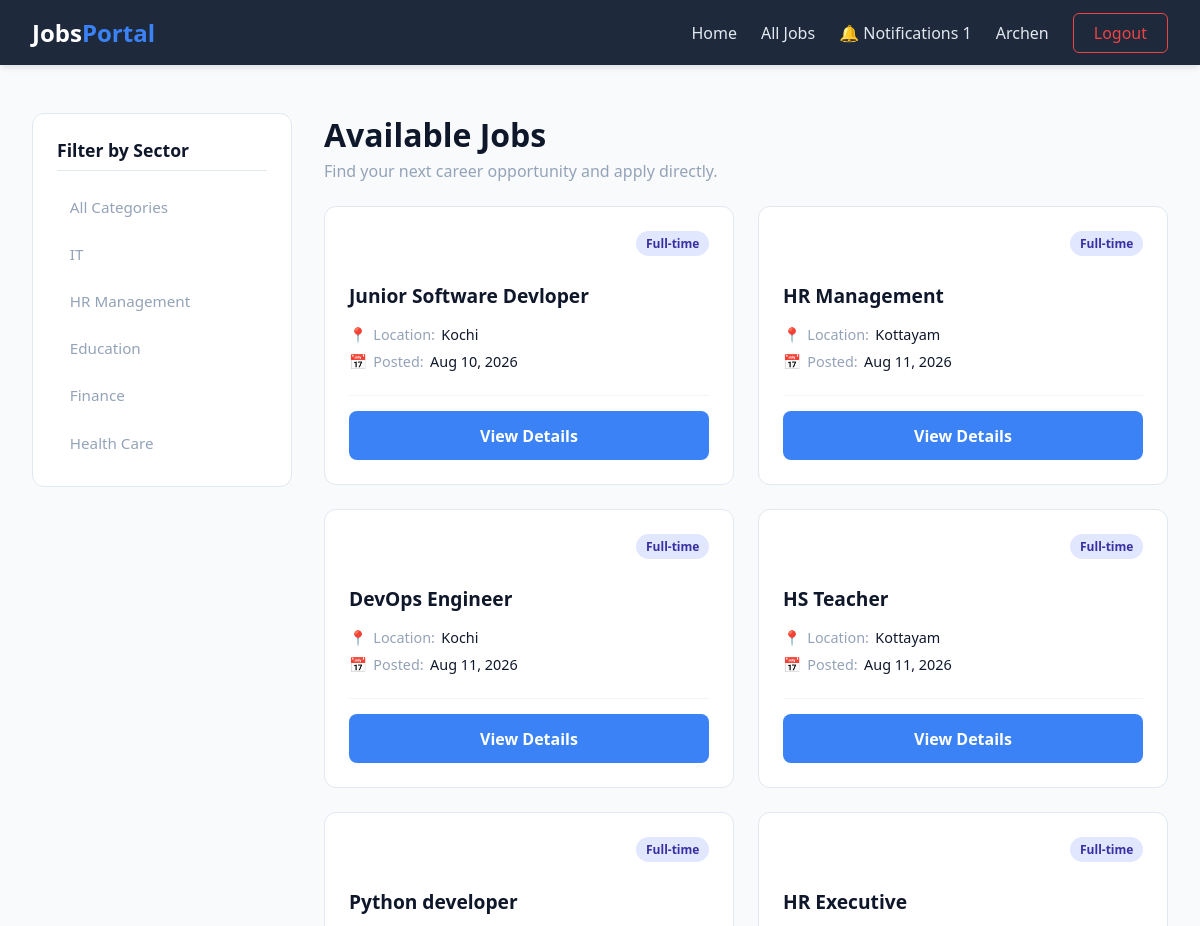
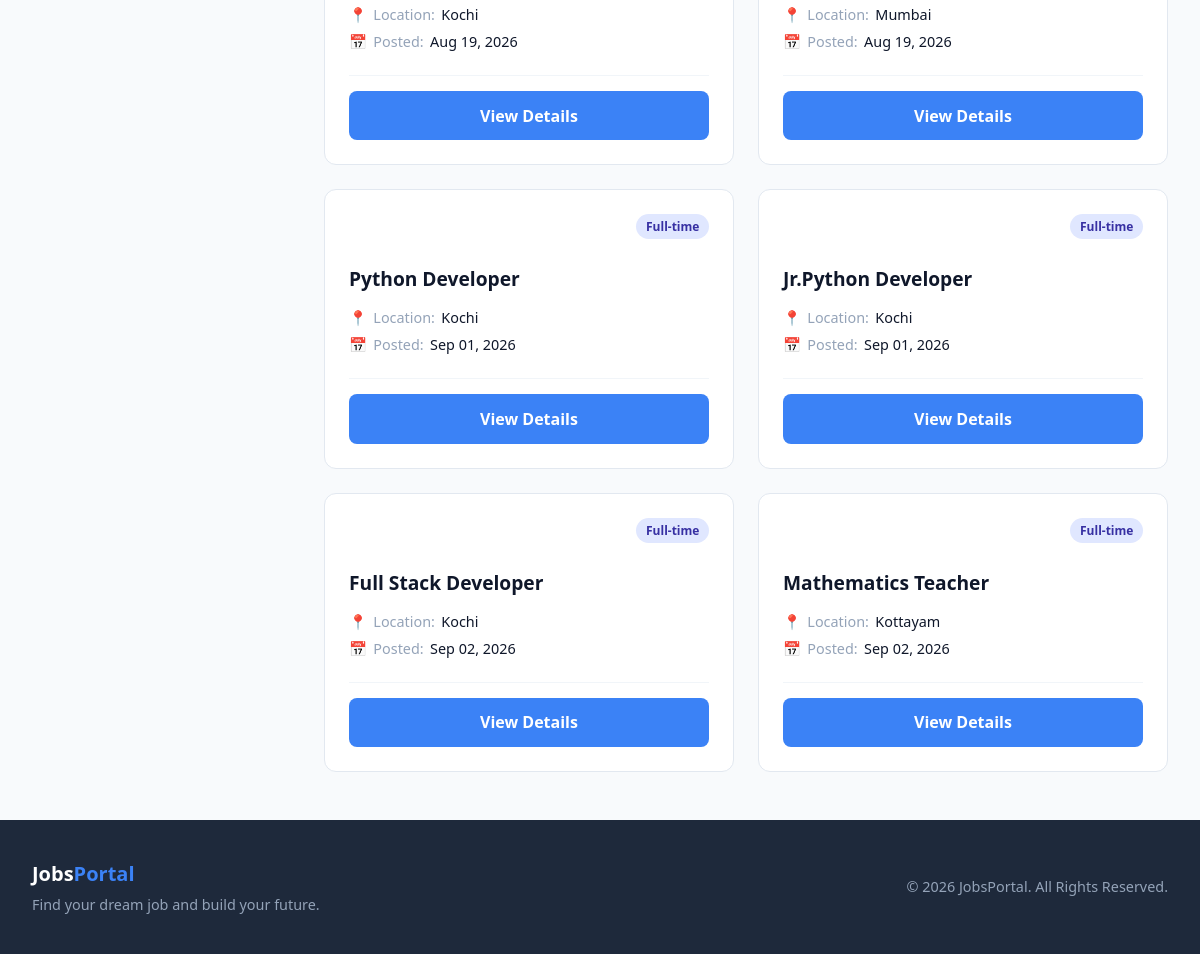
The app's page /all-jobs (signed in) with its own data (2 pictures, top to bottom).
### jobs/models.py (models this page shows, shortened)
class Sectors(models.Model):
    name=models.CharField(max_length=50)

class Jobs(models.Model):
    title=models.CharField(max_length=100)
    sector=models.ForeignKey(Sectors,on_delete=models.CASCADE)
    company=models.ForeignKey(Company,on_delete=models.CASCADE)
    location=models.CharField(max_length=50)
    description=models.TextField()
    salary=models.CharField(max_length=50)
    post_date=models.DateField(auto_now_add=True)
    slug=models.SlugField(blank=True)
    is_active=models.BooleanField(default=True)
    end_date=models.DateField()

### jobs/views.py (the view)
# urls.py: path("all-jobs",views.allJobs,name="all_jobs"),
@login_required
def allJobs(request, sector=None):
    if sector:
        job_posts = Jobs.objects.select_related("sector").filter(sector_id=sector,is_active=True)
    else:
        job_posts = Jobs.objects.select_related("sector").filter(is_active=True)
    return render(request, "all-jobs.html",{"jobs": job_posts})

### jobs/context_processors.py (called while the page is built)
def allSectors(request):
    all_sectors=Sectors.objects.all()
    return dict(sectors=all_sectors)

def notification_count(request):
    if request.user.is_authenticated and not request.user.is_superuser:
        count = Notification.objects.filter(user=request.user, is_read=False).count()
        return { "notification_count": count}
    return {"notification_count": 0}

### templates/all-jobs.html (shortened to what this page needs)
{% extends 'base.html' %}
{% load static %}
{% block extra_css %}
    <link rel="stylesheet" href="{% static 'css/styles.css' %}">
{% endblock %}
{% block content %}
<div class="jobs-page-layout">
    <aside class="sidebar-filter">
        <div class="filter-card">
            <h3>Filter by Sector</h3>
            <ul class="sector-list">
                <li>
                    <a href="{% url 'all_jobs' %}" class="sector-link">All Categories</a>
                </li>
                {% for sector in sectors %}
                <li>
                    <a href="{% url 'jobs_by_category' sector.id %}" class="sector-link">
                        {{ sector.name }}
                    </a>
                </li>
                {% endfor %}
            </ul>
        </div>
    </aside>
    <main class="jobs-main-content">
        <div class="jobs-header">
            <h1>Available Jobs</h1>
            <p>Find your next career opportunity and apply directly.</p>
        </div>
        <section class="jobs-section">
            {% if jobs %}
            <div class="jobs-grid">
                {% for job in jobs %}
                <div class="job-card">
                    <div class="job-card-header">
                        <span class="job-badge">Full-time</span>
                    </div>
                    <h3 class="job-title">{{ job.title }}</h3>
                    <div class="job-meta">
                        <div class="meta-item">
                            <span class="meta-icon">📍</span>
                            <span class="meta-label">Location:</span>
                            <span class="meta-value">{{ job.location }}</span>
                        </div>
                        <div class="meta-item">
                            <span class="meta-icon">📅</span>
                            <span class="meta-label">Posted:</span>
                            <span class="meta-value">{{ job.post_date|date:"M d, Y" }}</span>
                        </div>
                    </div>
                    <div class="job-card-footer">
                        <a href="{% url 'job_detail' job.id %}" class="btn-primary btn-block">View Details</a>
                    </div>
                </div>
                {% endfor %}
            </div>
            {% endif %}
        </section>
    </main>
</div>
{% endblock %}

### templates/base.html (shortened to what this page needs)
{% load static %}
<!DOCTYPE html>
<html lang="en">
<head>
    <link rel="stylesheet" href="{% static 'css/base.css' %}">
    {% block extra_css %}{% endblock %}
</head>
<body>
    <nav class="navbar">
        <div class="nav-container">
            <a href="{% url 'home' %}" class="logo">
                Jobs<span>Portal</span>
            </a>
            <ul class="nav-menu">
                <li>
                    <a href="{% url 'home' %}">
                        Home
                    </a>
                </li>
                {% if user.is_authenticated %}
                    <li>
                        <a href="{% url 'all_jobs' %}">
                            All Jobs
                        </a>
                    </li>
                    {% if not user.is_superuser %}
                        <li>
                            <a href="{% url 'notifications' %}">
                                🔔 Notifications
                                {% if notification_count > 0 %}
                                    <span class="notification-badge">
                                        {{ notification_count }}
                                    </span>
                                {% endif %}
                            </a>
                        </li>
                    {% endif %}
                    {% if user.is_superuser %}
                        <li>
                            <a href="{% url 'admin_dashboard' %}"
                               class="user-link">
                                {{ user.username }}
                            </a>
                        </li>
                    {% else %}
                        <li>
                            <a href="{% url 'user_dashboard' %}"
                               class="user-link">
                                {{ user.first_name }}
                            </a>
                        </li>
                    {% endif %}
                    <li>
                        <a href="{% url 'logout' %}"
                           class="btn-logout">
                            Logout
                        </a>
                    </li>
                {% endif %}
            </ul>
        </div>
    </nav>
    <main class="main-content">
        {% block content %}
        {% endblock %}
    </main>
    <footer class="footer">
        <div class="footer-container">
            <div class="footer-brand">
                <h3>
                    Jobs<span>Portal</span>
                </h3>
                <p>
                    Find your dream job and build your future.
                </p>
            </div>
            <div class="footer-copyright">
                <p>
                    &copy; 2026 JobsPortal. All Rights Reserved.
                </p>
            </div>
        </div>
    </footer>
</body>
</html>

### static/css/base.css (style rules this page uses)
* { margin: 0; padding: 0; box-sizing: border-box; font-family: 'Segoe UI', Tahoma, Geneva, Verdana, sans-serif; }
:root { --primary-color: #3b82f6; --primary-hover: #2563eb; --nav-bg: #1e293b; --bg-color: #f8fafc; --text-dark: #0f172a; --text-light: #ffffff; --text-muted: #94a3b8; }
body { background-color: var(--bg-color); color: var(--text-dark); display: flex; flex-direction: column; min-height: 100vh; }
.navbar { background-color: var(--nav-bg); padding: 1rem 0; box-shadow: 0 4px 6px -1px rgba(0, 0, 0, 0.1); }
.nav-container { max-width: 1200px; margin: 0 auto; padding: 0 2rem; display: flex; justify-content: space-between; align-items: center; }
.logo { font-size: 1.5rem; font-weight: 700; color: var(--text-light); text-decoration: none; }
.logo span { color: var(--primary-color); }
.nav-menu { display: flex; list-style: none; align-items: center; gap: 1.5rem; margin: 0; padding: 0; }
.nav-menu li { list-style: none; }
.nav-menu a { text-decoration: none; color: #e2e8f0; font-weight: 500; transition: color 0.2s ease; }
.btn-logout { border: 1px solid #ef4444; color: #ef4444 !important; padding: 0.5rem 1.25rem; border-radius: 6px; }
.main-content { flex: 1; max-width: 1200px; width: 100%; margin: 3rem auto; padding: 0 2rem; }
.footer { background-color: var(--nav-bg); color: var(--text-light); padding: 2.5rem 0; margin-top: auto; }
.footer-container { max-width: 1200px; margin: 0 auto; padding: 0 2rem; display: flex; justify-content: space-between; align-items: center; }
.footer-brand h3 { font-size: 1.25rem; margin-bottom: 0.5rem; }
.footer-brand span { color: var(--primary-color); }
.footer-brand p, .footer-copyright p { color: var(--text-muted); font-size: 0.9rem; }

### static/css/styles.css (style rules this page uses)
.btn-primary { display: inline-block; background-color: var(--primary-color); color: #ffffff; padding: 0.85rem 1.75rem; border-radius: 8px; font-weight: 600; text-decoration: none; transition: background-color 0.2s ease, transform 0.2s ease; }
.job-card-header { display: flex; justify-content: space-between; align-items: center; gap: 10px; }
.job-title { margin: 16px 0 12px; font-size: 16px; line-height: 1.4; color: #111827; }
.job-card-footer { padding-top: 15px; border-top: 1px solid #f1f5f9; }
.jobs-page-layout { display: grid; grid-template-columns: 260px 1fr; gap: 2rem; align-items: start; }
.sidebar-filter { position: sticky; top: 90px; }
.filter-card { background: #ffffff; border: 1px solid var(--border-color, #e2e8f0); border-radius: 12px; padding: 1.5rem; }
.filter-card h3 { font-size: 1.1rem; color: var(--text-dark, #0f172a); margin-bottom: 1rem; padding-bottom: 0.5rem; border-bottom: 1px solid var(--border-color, #e2e8f0); }
.sector-list { list-style: none; display: flex; flex-direction: column; gap: 0.5rem; }
.sector-link { display: block; padding: 0.6rem 0.8rem; color: var(--text-muted, #64748b); text-decoration: none; border-radius: 6px; font-size: 0.95rem; font-weight: 500; transition: all 0.2s ease; }
.jobs-main-content { display: flex; flex-direction: column; gap: 1.5rem; }
.jobs-header h1 { font-size: 2rem; color: var(--text-dark, #0f172a); margin-bottom: 0.25rem; }
.jobs-header p { color: var(--text-muted, #64748b); font-size: 1rem; }
.jobs-grid { display: grid; grid-template-columns: repeat(auto-fill, minmax(280px, 1fr)); gap: 1.5rem; }
.job-card { background: #ffffff; border: 1px solid var(--border-color, #e2e8f0); border-radius: 12px; padding: 1.5rem; display: flex; flex-direction: column; justify-content: space-between; transition: transform 0.2s ease, box-shadow 0.2s ease; }
.job-card-header { display: flex; justify-content: flex-end; margin-bottom: 0.75rem; }
.job-badge { background-color: #e0e7ff; color: #3730a3; font-size: 0.75rem; font-weight: 600; padding: 0.25rem 0.6rem; border-radius: 20px; }
.job-title { font-size: 1.2rem; color: var(--text-dark, #0f172a); margin-bottom: 1rem; line-height: 1.3; }
.job-meta { display: flex; flex-direction: column; gap: 0.5rem; margin-bottom: 1.5rem; font-size: 0.9rem; }
.meta-item { display: flex; align-items: center; gap: 0.4rem; }
.meta-label { color: var(--text-muted, #64748b); }
.meta-value { color: var(--text-dark, #1e293b); font-weight: 500; }
.btn-block { display: block; width: 100%; text-align: center; }

### records on screen
Sectors: name "IT"
Sectors: name "HR Management"
Sectors: name "Education"
Sectors: name "Finance"
Sectors: name "Health Care"
Jobs: title "Junior Software Devloper", location "Kochi", post_date "Aug 10, 2026"
Jobs: title "HR Management", location "Kottayam", post_date "Aug 11, 2026"
Jobs: title "DevOps Engineer", location "Kochi", post_date "Aug 11, 2026"
Jobs: title "HS Teacher", location "Kottayam", post_date "Aug 11, 2026"
Jobs: title "Python developer", location "Kochi", post_date "Aug 19, 2026"
Jobs: title "HR Executive", location "Mumbai", post_date "Aug 19, 2026"
Jobs: title "Python Developer", location "Kochi", post_date "Sep 01, 2026"
Jobs: title "Jr.Python Developer", location "Kochi", post_date "Sep 01, 2026"
Jobs: title "Full Stack Developer", location "Kochi", post_date "Sep 02, 2026"
Jobs: title "Mathematics Teacher", location "Kottayam", post_date "Sep 02, 2026"

### other values on screen
{{ notification_count }} "1"
{{ user.first_name }} "Archen"
